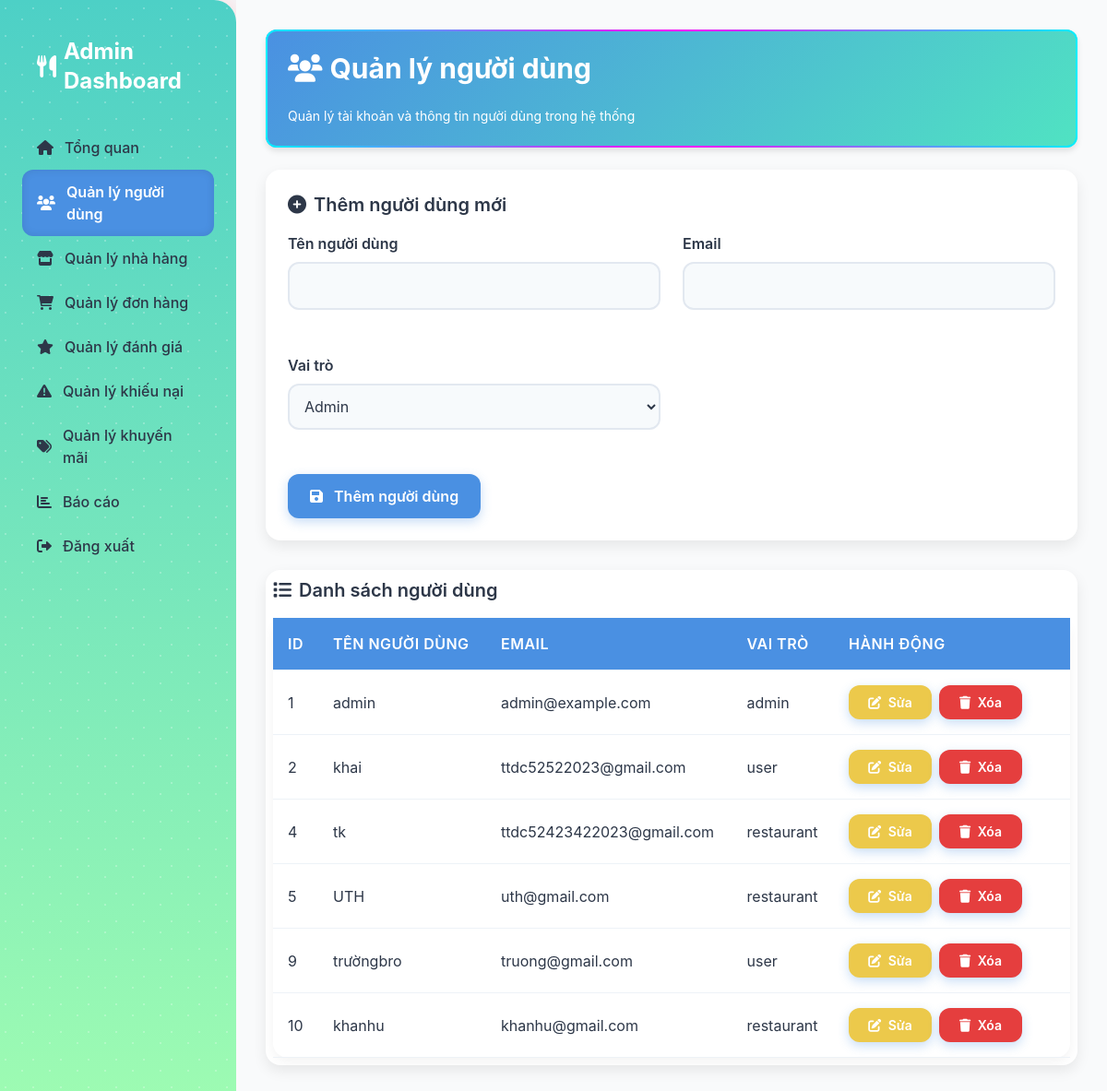
The app's page /modules/users/manage_users.php (signed in), older data.
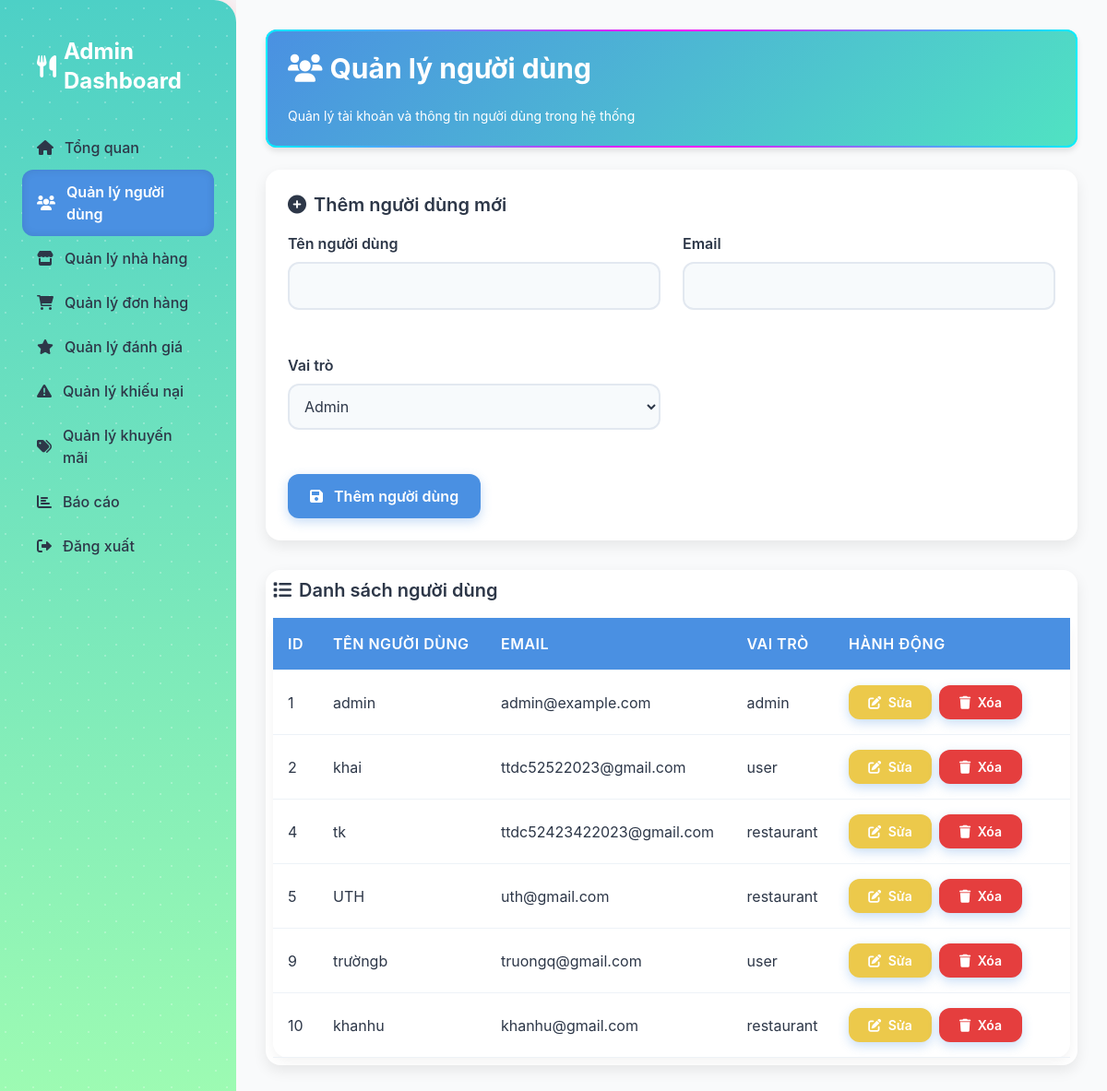
The same page, newer data.
### tables this page shows
CREATE TABLE `users` (
  `id` int(11) NOT NULL,
  `username` varchar(50) NOT NULL,
  `password` varchar(255) NOT NULL,
  `role` enum('admin','user','restaurant') NOT NULL,
  `email` varchar(100) NOT NULL,
  `created_at` timestamp NOT NULL DEFAULT current_timestamp()
);

### modules/users/manage_users.php (the view, shortened to what the changed rows need)
<?php
require __DIR__ . '/../../config/db_connect.php';
$current_page = basename($_SERVER['PHP_SELF']);
$users = [];
try {
    $stmt = $pdo->query("SELECT * FROM users");
    $users = $stmt->fetchAll();
} catch (PDOException $e) {
    $error = "Lỗi khi lấy dữ liệu: " . $e->getMessage();
    error_log("Database error when fetching users: " . $e->getMessage());
}
?>
<!DOCTYPE html>
<html lang="vi">
<head>
    <link href="https://cdn.jsdelivr.net/npm/tailwindcss@2.2.19/dist/tailwind.min.css" rel="stylesheet">
    <link href="/ad/assets/css/admin.css" rel="stylesheet">
    <link href="https://cdnjs.cloudflare.com/ajax/libs/font-awesome/6.0.0-beta3/css/all.min.css" rel="stylesheet">
    <link href="https://cdnjs.cloudflare.com/ajax/libs/animate.css/4.1.1/animate.min.css" rel="stylesheet">
</head>
<body class="flex flex-col h-screen bg-gray-50" data-page="<?php echo $current_page; ?>">
    <div class="flex flex-1 overflow-hidden">
        <aside class="sidebar w-64 bg-gray-800 text-white transition-all duration-300 ease-in-out">
            <h2 class="text-2xl font-bold mb-4 flex items-center p-4">
                <i class="fas fa-utensils mr-2"></i> <span>Admin Dashboard</span>
            </h2>
        </aside>
        <main class="main-content flex-1 overflow-auto p-6 bg-gray-50 animate__animated animate__fadeIn" id="main-content">
            <div class="content" style="display: none;" id="content">
                <div class="header-card animate__animated animate__fadeInUp">
                <h1 class="text-3xl font-bold mb-6 flex items-center animate__animated animate__fadeInUp">
                    <i class="fas fa-users mr-2"></i> Quản lý người dùng
                </h1>
                </div>
                <div class="card animate__animated animate__fadeInUp">
                    <h2 class="text-xl font-semibold mb-4 flex items-center">
                        <i class="fas fa-plus-circle mr-2"></i> Thêm người dùng mới
                    </h2>
                </div>
                <div class="card table-container animate__animated animate__fadeInUp">
                    <h2 class="text-xl font-semibold mb-4 flex items-center">
                        <i class="fas fa-list mr-2"></i> Danh sách người dùng
                    </h2>
                    <?php if (empty($users)): ?>
                        <p class="text-gray-500">Không có người dùng nào để hiển thị.</p>
                    <?php else: ?>
                        <table>
                            <thead>
                                <tr>
                                    <th class="w-10">ID</th>
                                    <th>Tên người dùng</th>
                                    <th>Email</th>
                                    <th>Vai trò</th>
                                    <th class="w-64">Hành động</th>
                                </tr>
                            </thead>
                            <tbody>
                                <?php foreach ($users as $user): ?>
                                <tr>
                                    <td><?php echo htmlspecialchars($user['id']); ?></td>
                                    <td><?php echo htmlspecialchars($user['username']); ?></td>
                                    <td><?php echo htmlspecialchars($user['email']); ?></td>
                                    <td><?php echo htmlspecialchars($user['role']); ?></td>
                                    <td>
                                        <div class="flex flex-wrap gap-2">
                                            <a href="edit_user.php?id=<?php echo $user['id']; ?>" class="btn btn-warning btn-sm animate__animated animate__fadeIn">
                                                <i class="fas fa-edit mr-1"></i> Sửa
                                            </a>
                                            <a href="delete_user.php?id=<?php echo $user['id']; ?>" class="btn btn-danger btn-sm animate__animated animate__fadeIn" onclick="return confirm('Bạn có chắc chắn muốn xóa?');">
                                                <i class="fas fa-trash mr-1"></i> Xóa
                                            </a>
                                        </div>
                                    </td>
                                </tr>
                                <?php endforeach; ?>
                            </tbody>
                        </table>
                    <?php endif; ?>
                </div>
            </div>
        </main>
    </div>
</body>
</html>

Row changes from the older to the newer data that the page shows:
changed users id 9: username "trườngbro" → "trườngb"; email "truong@gmail.com" → "truongq@gmail.com"
